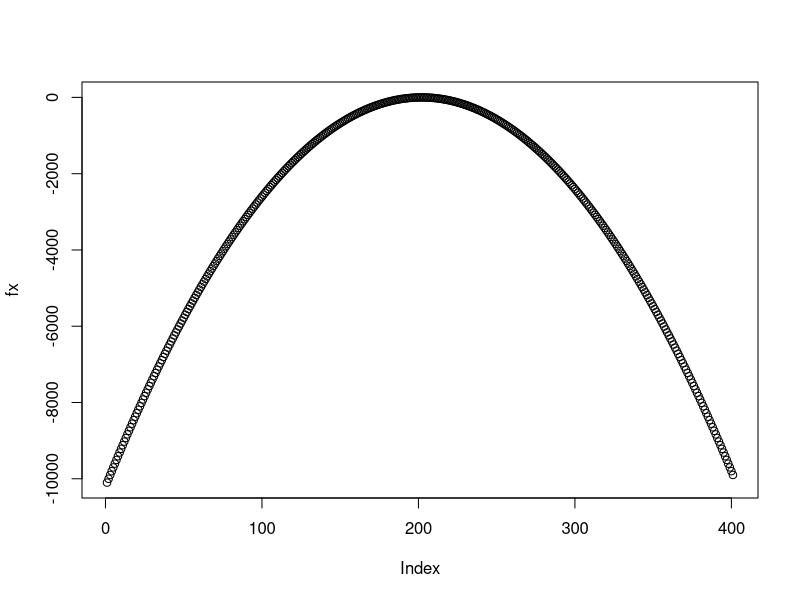
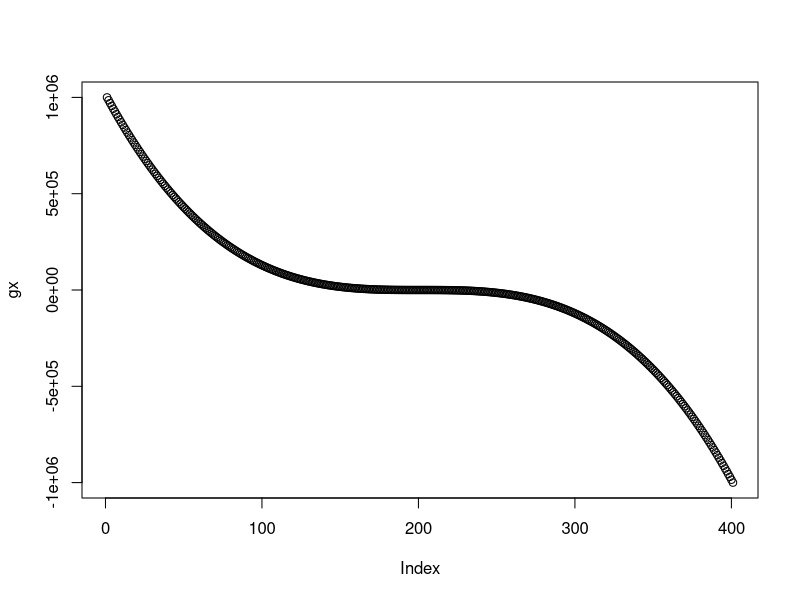
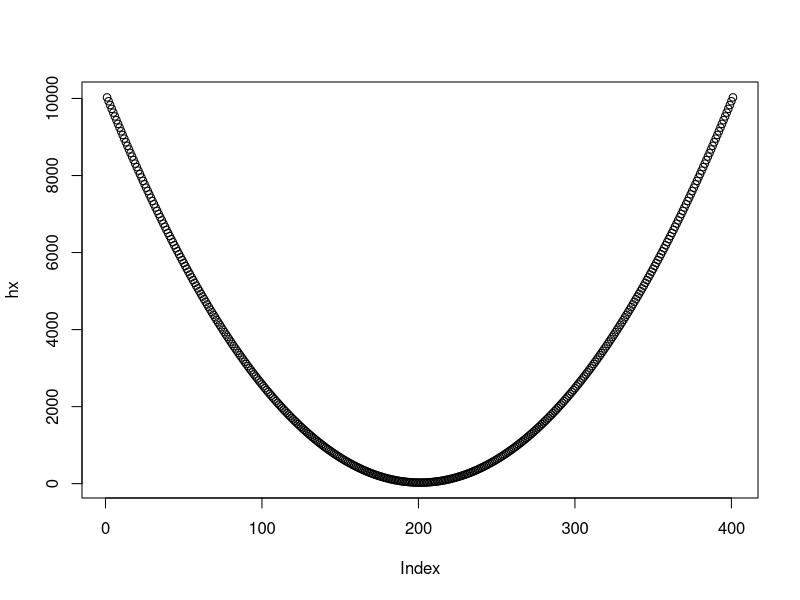
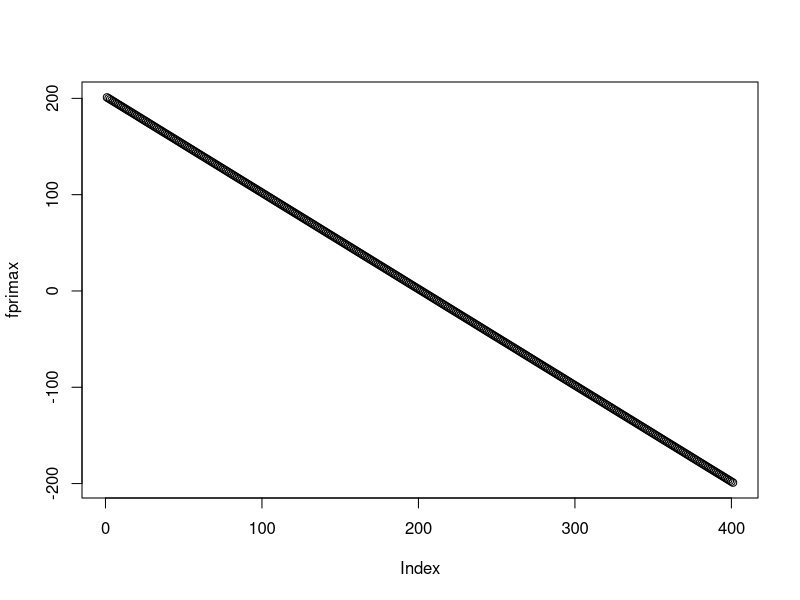
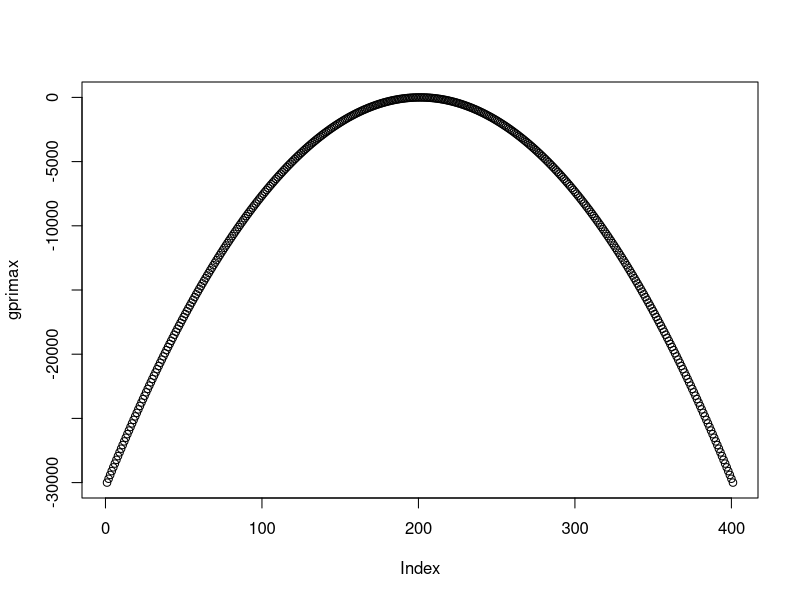
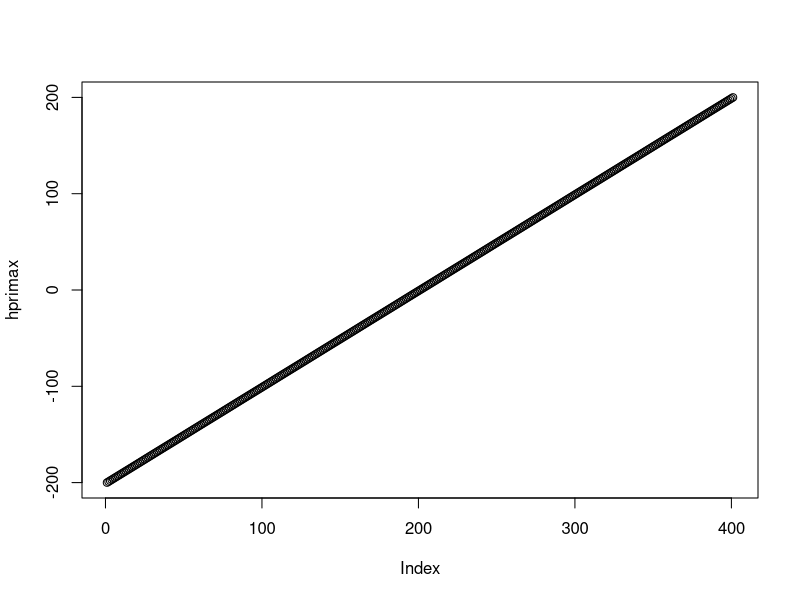

Reproduce these figures in R, in order.
## ---- chunk 1
library(Deriv)
## ---- chunk 2
f<-function(x) x^2-2*x^2+x
fprima<-Deriv(f, "x")
fprima

## ---- chunk 3
g<-function(x) 25-x^3-2
gprima<-Deriv(g, "x")
gprima

## ---- chunk 4
h<- function(x) x^2+28
hprima<-Deriv(h, "x")
hprima

## ---- chunk 5
x<-seq(-100,100,0.5)
x

## ---- chunk 6
fx<-f(x)
plot(fx)

## ---- chunk 7
gx<-g(x)
plot(gx)

## ---- chunk 8
hx<-h(x)
plot(hx)

## ---- chunk 9
fprimax<-fprima(x)
plot(fprimax)

## ---- chunk 10
gprimax<-gprima(x)
plot(gprimax)

## ---- chunk 11
hprimax<-hprima(x)
plot(hprimax)

